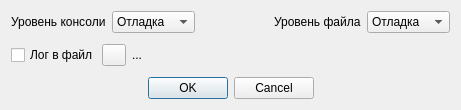
<?xml version="1.0" encoding="UTF-8"?>
<ui version="4.0">
 <class>LoggingDialog</class>
 <widget class="QDialog" name="LoggingDialog">
  <property name="geometry">
   <rect>
    <x>0</x>
    <y>0</y>
    <width>461</width>
    <height>110</height>
   </rect>
  </property>
  <property name="font">
   <font>
    <family>Liberation Sans</family>
    <pointsize>9</pointsize>
   </font>
  </property>
  <property name="windowTitle">
   <string>Настройки журнала</string>
  </property>
  <layout class="QVBoxLayout" name="verticalLayout">
   <item>
    <layout class="QHBoxLayout" name="levelLayout">
     <item>
      <widget class="QLabel" name="consoleLevelLabel">
       <property name="text">
        <string>Уровень консоли</string>
       </property>
      </widget>
     </item>
     <item>
      <widget class="QComboBox" name="consoleLevel">
       <property name="minimumSize">
        <size>
         <width>80</width>
         <height>0</height>
        </size>
       </property>
       <property name="toolTip">
        <string>Мин. уровень важности для консоли</string>
       </property>
       <item>
        <property name="text">
         <string>Отладка</string>
        </property>
       </item>
       <item>
        <property name="text">
         <string>Инфо</string>
        </property>
       </item>
       <item>
        <property name="text">
         <string>Предупр.</string>
        </property>
       </item>
       <item>
        <property name="text">
         <string>Ошибка</string>
        </property>
       </item>
      </widget>
     </item>
     <item>
      <spacer name="horizontalSpacer">
       <property name="orientation">
        <enum>Qt::Horizontal</enum>
       </property>
       <property name="sizeHint" stdset="0">
        <size>
         <width>40</width>
         <height>20</height>
        </size>
       </property>
      </spacer>
     </item>
     <item>
      <widget class="QLabel" name="fileLevelLabel">
       <property name="text">
        <string>Уровень файла</string>
       </property>
      </widget>
     </item>
     <item>
      <widget class="QComboBox" name="fileLevel">
       <property name="minimumSize">
        <size>
         <width>80</width>
         <height>0</height>
        </size>
       </property>
       <item>
        <property name="text">
         <string>Отладка</string>
        </property>
       </item>
       <item>
        <property name="text">
         <string>Инфо</string>
        </property>
       </item>
       <item>
        <property name="text">
         <string>Предупр.</string>
        </property>
       </item>
       <item>
        <property name="text">
         <string>Ошибка</string>
        </property>
       </item>
      </widget>
     </item>
    </layout>
   </item>
   <item>
    <layout class="QHBoxLayout" name="logFileLayout">
     <item>
      <widget class="QCheckBox" name="logToFile">
       <property name="maximumSize">
        <size>
         <width>85</width>
         <height>16777215</height>
        </size>
       </property>
       <property name="toolTip">
        <string>Вкл. запись в файл</string>
       </property>
       <property name="text">
        <string>Лог в файл</string>
       </property>
      </widget>
     </item>
     <item>
      <widget class="QPushButton" name="showFileDialog">
       <property name="maximumSize">
        <size>
         <width>24</width>
         <height>16777215</height>
        </size>
       </property>
       <property name="toolTip">
        <string>Выбрать лог-файл</string>
       </property>
       <property name="text">
        <string/>
       </property>
       <property name="icon">
        <iconset resource="../resources/res.qrc">
         <normaloff>:/preset-load.png</normaloff>:/preset-load.png</iconset>
       </property>
      </widget>
     </item>
     <item>
      <widget class="QLabel" name="logFileNameText">
       <property name="toolTip">
        <string>Лог-файл</string>
       </property>
       <property name="text">
        <string>...</string>
       </property>
      </widget>
     </item>
    </layout>
   </item>
   <item>
    <widget class="QDialogButtonBox" name="buttonBox">
     <property name="orientation">
      <enum>Qt::Horizontal</enum>
     </property>
     <property name="standardButtons">
      <set>QDialogButtonBox::Cancel|QDialogButtonBox::Ok</set>
     </property>
     <property name="centerButtons">
      <bool>true</bool>
     </property>
    </widget>
   </item>
  </layout>
 </widget>
 <tabstops>
  <tabstop>buttonBox</tabstop>
 </tabstops>
 <resources>
  <include location="../resources/res.qrc"/>
 </resources>
 <connections>
  <connection>
   <sender>buttonBox</sender>
   <signal>accepted()</signal>
   <receiver>LoggingDialog</receiver>
   <slot>accept()</slot>
   <hints>
    <hint type="sourcelabel">
     <x>257</x>
     <y>194</y>
    </hint>
    <hint type="destinationlabel">
     <x>157</x>
     <y>203</y>
    </hint>
   </hints>
  </connection>
  <connection>
   <sender>buttonBox</sender>
   <signal>rejected()</signal>
   <receiver>LoggingDialog</receiver>
   <slot>reject()</slot>
   <hints>
    <hint type="sourcelabel">
     <x>314</x>
     <y>194</y>
    </hint>
    <hint type="destinationlabel">
     <x>286</x>
     <y>203</y>
    </hint>
   </hints>
  </connection>
 </connections>
</ui>
